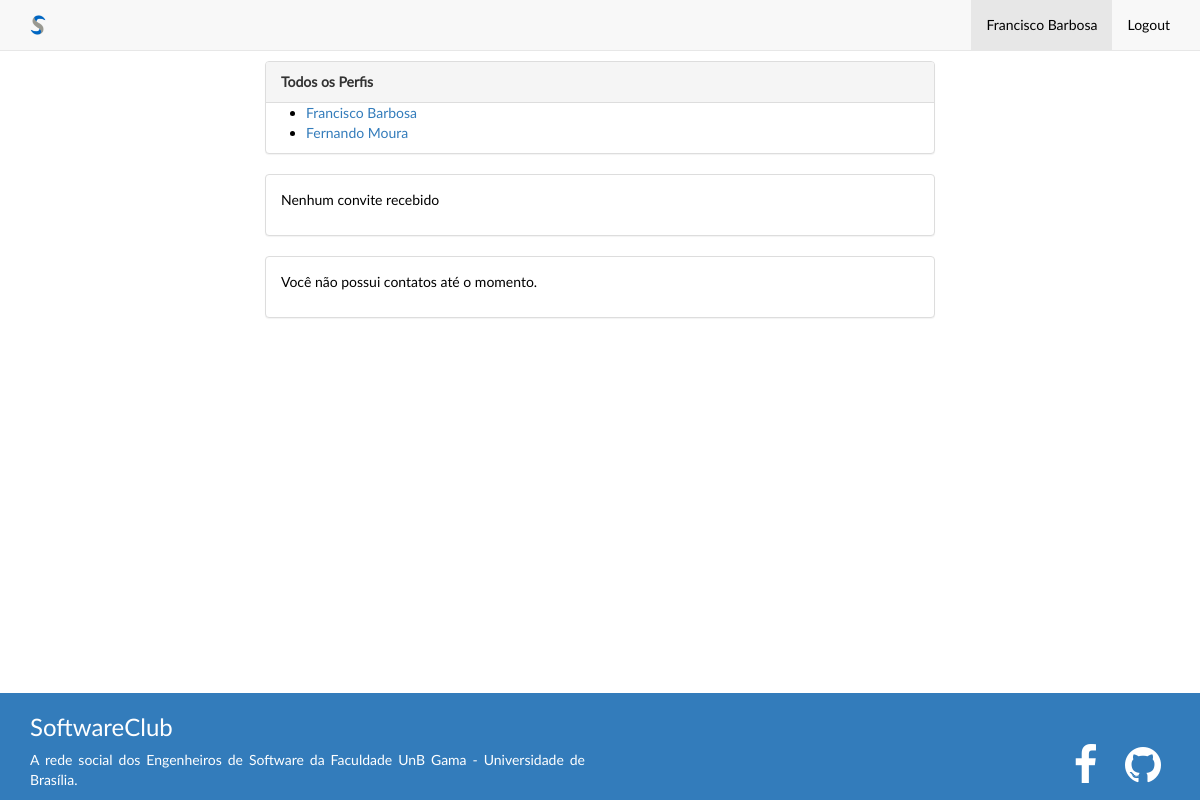
The app's page /index/ (signed in), older data.
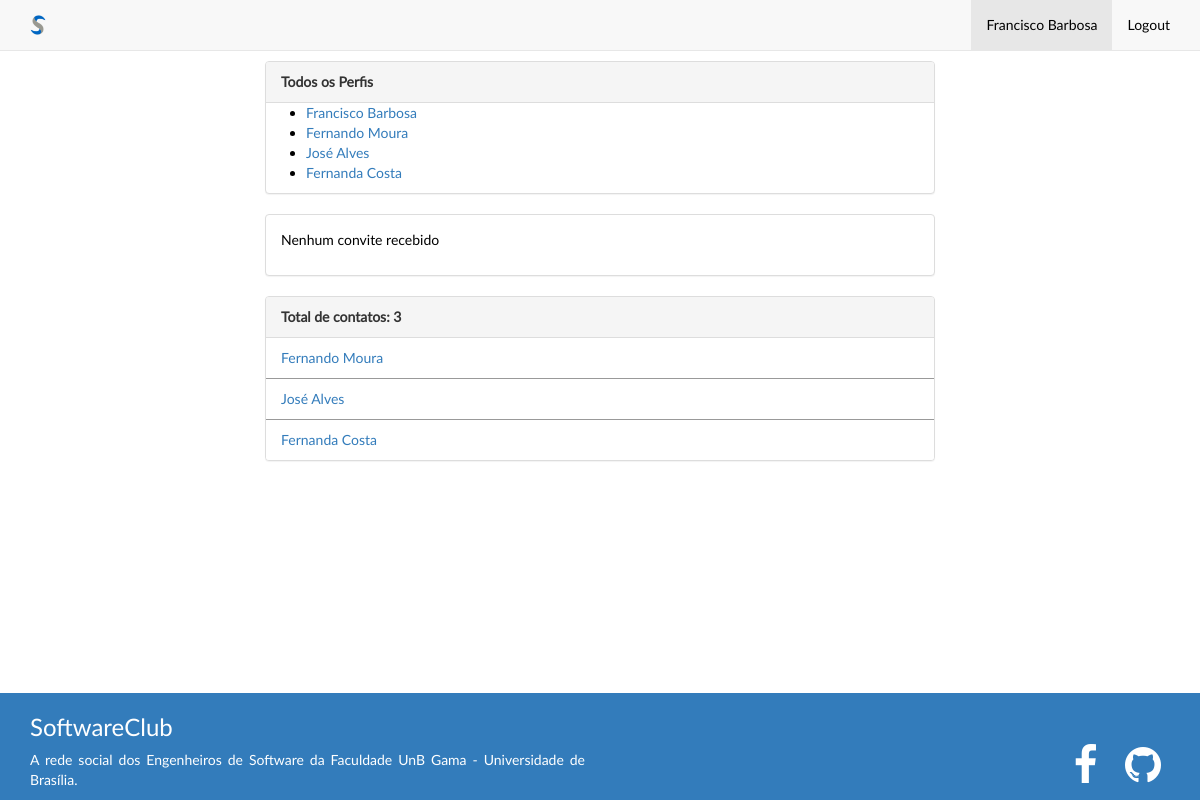
The same page, newer data.
### perfis/models.py (models this page shows, shortened)
class Perfil(models.Model):
    nome = models.CharField(max_length=255, null=False)
    telefone = models.CharField(max_length=15, null=False)
    areas_de_interesse = models.CharField(max_length=255, null=False)
    projetos_de_pesquisa = models.CharField(max_length=255, null=False)
    """perfil se relaciona com si mesmo numa relação
    muitos para muitos"""
    contatos = models.ManyToManyField('self')
    usuario = models.OneToOneField(User, related_name="perfil")

### perfis/views.py (the view)
# urls.py: url(r'^index/$', views.index, name='index'),
@login_required
def index(request):
    return render(request, 'index.html', {
        'perfis': Perfil.objects.all(),
        'perfil_logado': get_perfil_logado(request)})

### perfis/views.py (called while the page is built)
@login_required
def get_perfil_logado(request):
    return request.user.perfil

### perfis/templates/index.html
{% extends "base.html" %}
{% block body %}
<div id="atualizacao"  class="col-lg-12">
	<div class="panel panel-default">
		<div class="panel-heading">
			<strong>Todos os Perfis</strong>
		</div>
		{% if perfis %}
			<ul>
				{% for perfil in perfis %}
					<li>
						<a href="{% url 'exibir' perfil.id %}">{{ perfil.nome }}</a>
					</li>
				{% endfor %}
			</ul>
		{% else %}
			<p>Nenhum Perfil encontrado</p>
		{% endif %}
	</div>
	<div class="panel panel-default">
	{% with total_de_convites=perfil_logado.convites_recebidos.count %}
		{% if total_de_convites %}
		<div class="panel-heading">
			<strong> Há  {{total_de_convites}}
				convite{{total_de_convites |pluralize}}
				aguardando aprovação</strong>
		</div>
		<ul class="list-group">
			{% for convite in perfil_logado.convites_recebidos.all %}
			<li class="list-group-item">
				{{convite.solicitante.nome}}
				<a href="{% url 'aceitar' convite.id %}" class="pull-right">Aceitar</a>
			</li>
			{% endfor %}
		{% else %}
		<div class="panel-body">
			<p>Nenhum convite recebido</p>
		</div>
		{% endif %}
	{% endwith %}
	</div>
	<div class="panel panel-default">
	{% with total_de_contatos=perfil_logado.contatos.count %}
		{% if total_de_contatos %}
		<div class="panel-heading">
			<strong> Total de contatos:  {{total_de_contatos}}</strong>
		</div>
		<ul class="list-group">
			{% for contato in perfil_logado.contatos.all %}
			<li class="list-group-item">
				<a href="{% url 'exibir' contato.id %}">{{contato.nome}}</a>
			</li>
			{% endfor %}
		{% else %}
		<div class="panel-body">
			<p>Você não possui contatos até o momento.</p>
		</div>
		{% endif %}
	{% endwith %}
	</div>
</div>
{% endblock %}

### perfis/templates/base.html (shortened to what this page needs)
{% load staticfiles %}
<!DOCTYPE html>
<html lang="pt-br">
	<head>
		<title>SoftwareClub</title><html>
    <link rel="stylesheet" href="{% static "styles/font-awesome.min.css" %}">
    <link rel="stylesheet" href="{% static "styles/pingendo.css" %}">
	</head>
<body>
  <div class="navbar navbar-default navbar-static-top">
    <div class="container">
        <div class="navbar-header">
          <a class="navbar-brand"><img height="20" alt="Brand" src="../static/img/logo2.png" class="center-block"></a>
        </div>
				<div class="collapse navbar-collapse" id="navbar-ex-collapse">
          <ul class="nav navbar-nav navbar-right">
            <li class="active">
              <a href="{% url 'index' %}">{{perfil_logado.nome}}</a>
            </li>
            <li>
              <a href="/logout">Logout</a>
            </li>
          </ul>
        </div>
      </div>
    </div>
  <div class="container">
    <div class="row content">
      {% block body %}
      {% endblock %}
    </div>
</div>
	<div class="navbar navbar-fixed-bottom  section-primary fixed">
	     <div class="container">
	       <div class="row">
	         <div class="col-sm-6">
	           <h3>SoftwareClub</h3>
	           <p>A rede social dos Engenheiros de Software da Faculdade UnB Gama - Universidade
	             de Brasília.
	             <br>
	           </p>
	         </div>
	         <div class="col-sm-6">
	           <p class="text-info text-right">
	             <br>
	             <br>
	           </p>
	           <div class="row">
	             <div class="col-md-12 hidden-xs text-right">
	               <a href="http://www.unb.br/"></a>
	               <a href="https://www.facebook.com/groups/189467721113004/"><i class="fa fa-3x fa-fw fa-facebook text-inverse"></i></a>
	               <a href="https://github.com/tainarareis/softwareclub"><i class="fa fa-3x fa-fw fa-github text-inverse"></i></a>
	             </div>
	           </div>
	         </div>
	       </div>
	     </div>
	</div>
</body>
</html>

Row changes from the older to the newer data that the page shows:
now on one of the page's lists (row unchanged): Perfil: nome "Fernando Moura"
added Perfil: nome "José Alves"
added Perfil: nome "Fernanda Costa"
Text that changed along with them:
{{ total_de_contatos }}: (not shown) → "3"
text no longer shown: "Você não possui contatos até o momento."
text now shown: "Total de contatos:"
